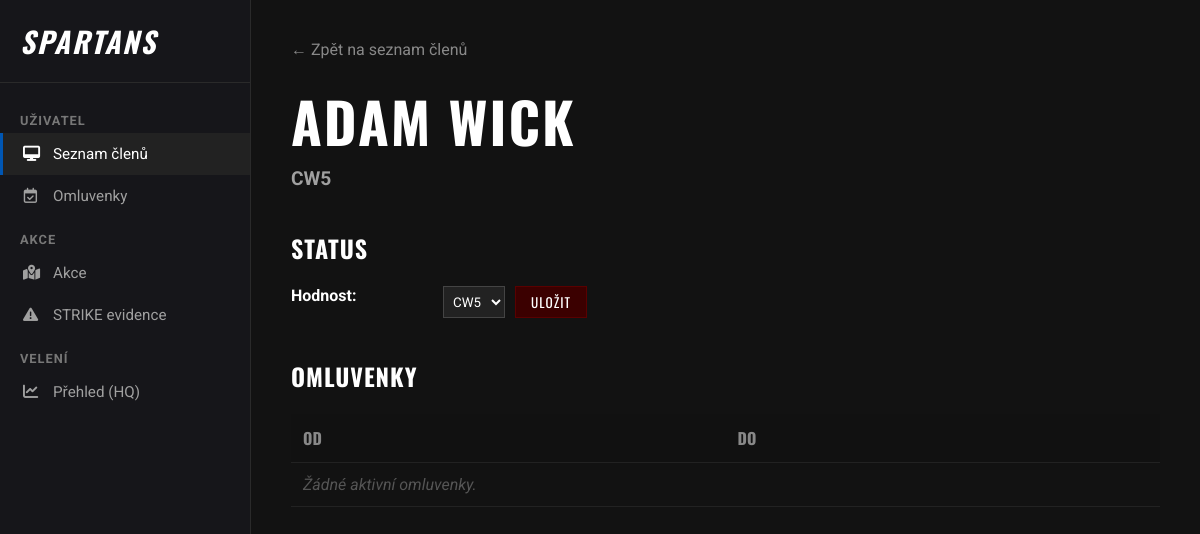
The page /profil/4 on the database its author committed.
### app.py (models this page shows)
class Clen(db.Model):
    id = db.Column(db.Integer, primary_key=True)
    jmeno = db.Column(db.String(50), nullable=False)
    hodnost_id = db.Column(db.Integer, db.ForeignKey('hodnost.id'), nullable=False)
    hodnost = db.relationship('Hodnost')

class Hodnost(db.Model):
    id = db.Column(db.Integer, primary_key=True)
    nazev = db.Column(db.String(50), nullable=False)

### app.py (the view)
@app.route('/profil/<int:id>')
def profil(id):
    vybrany_clen = Clen.query.get_or_404(id)
    omluvenky_clena = Omluvenka.query.filter_by(clen_id=id).all()
    hodnosti_z_db = Hodnost.query.all()
    return render_template('profil.html', clen=vybrany_clen, omluvenky=omluvenky_clena, hodnosti=hodnosti_z_db)

### templates/profil.html (shortened to what this page needs)
<!DOCTYPE html>
<html lang="cs">
<head>
    <link rel="stylesheet" href="https://cdnjs.cloudflare.com/ajax/libs/font-awesome/6.4.0/css/all.min.css">
    <link rel="stylesheet" href="{{ url_for('static', filename='profil.css') }}">
</head>
<body>
    <div class="sidebar">
      <div class="sidebar-brand">
        <i> SPARTANS</i>
      </div>
      <div class="sidebar-category">Uživatel</div>
      <div class="sidebar-nav">
        <a href="/" class="active"
          ><i class="fa-solid fa-desktop"></i> Seznam členů</a
        >
        <a href="/omluvenky"
          ><i class="fa-regular fa-calendar-check"></i> Omluvenky</a
        >
      </div>
      <div class="sidebar-category">Akce</div>
      <div class="sidebar-nav">
        <a href="/akce"><i class="fa-solid fa-map-location-dot"></i> Akce </a>
        <a href="/strike"><i class="fa-solid fa-triangle-exclamation"></i> STRIKE evidence</a>
      </div>
      <div class="sidebar-category">Velení</div>
      <div class="sidebar-nav">
          <a href="/dashboard"><i class="fa-solid fa-chart-line"></i> Přehled (HQ)</a>
      </div>
    </div>
    <div class="main-content">
        <a href="/" style="color: #888; text-decoration: none; margin-bottom: 20px; display: inline-block;">← Zpět na seznam členů</a>
        <div class="container">
            <div class="left-column">
                <h1>{{ clen.jmeno }}</h1>
                <div class="subtitle">{{ clen.hodnost.nazev }}</div>
                <h2>Status</h2>
                <div style="display: grid; grid-template-columns: 140px 1fr; gap: 12px; margin-bottom: 30px;">
                    <div style="font-weight: bold; color: #fff;">Hodnost:</div>
                    <div>
                        <form action="/zmenit_hodnost/{{ clen.id }}" method="POST" style="display: flex; gap: 10px; margin: 0;">
                            <select name="hodnost" style="padding: 5px;">
                                {% for h in hodnosti %}
                                    <option value="{{ h.id }}" {% if clen.hodnost_id == h.id %}selected{% endif %}>{{ h.nazev }}</option>
                                {% endfor %}
                            </select>
                            <button type="submit" style="padding: 5px 15px;">Uložit</button>
                        </form>
                    </div>
                </div>
                <h2>Omluvenky</h2>
                <table>
                    <tr>
                        <th>Od</th>
                        <th>Do</th>
                    </tr>
                    {% for omluvenka in omluvenky %}
                    <tr>
                        <td>{{ omluvenka.datum_od }}</td>
                        <td>{{ omluvenka.datum_do }}</td>
                    </tr>
                    {% else %}
                    <tr>
                        <td colspan="2" style="color: #555; font-style: italic;">Žádné aktivní omluvenky.</td>
                    </tr>
                    {% endfor %}
                </table>
            </div>
        </div>
    </div>
</body>
</html>

### static/profil.css (style rules this page uses)
body { background-color: #121212; color: #e0e0e0; font-family: 'Roboto', sans-serif; margin: 0; padding: 0; display: flex; min-height: 100vh; }
.sidebar { width: 250px; background-color: #16161a; border-right: 1px solid #2a2a2a; display: flex; flex-direction: column; padding-top: 20px; flex-shrink: 0; }
.sidebar-brand { color: #fff; font-family: 'Oswald', sans-serif; font-size: 1.8rem; font-weight: bold; letter-spacing: 2px; padding: 0 20px 20px 20px; border-bottom: 1px solid #2a2a2a; margin-bottom: 15px; display: flex; align-items: center; gap: 10px; }
.sidebar-category { color: #777; font-size: 0.8rem; text-transform: uppercase; font-weight: bold; margin: 15px 20px 5px 20px; letter-spacing: 1px; }
.sidebar-nav { display: flex; flex-direction: column; }
.sidebar-nav a { color: #a0a0a0; text-decoration: none; padding: 12px 20px; display: flex; align-items: center; gap: 15px; font-size: 0.95rem; transition: all 0.2s; border-left: 3px solid transparent; }
.sidebar-nav a.active { background-color: #222; color: #fff; border-left-color: #0056b3; }
.sidebar-nav a i { width: 15px; text-align: center; }
.main-content { flex: 1; padding: 40px; background-color: #121212; box-sizing: border-box; }
.container { max-width: 1200px; margin: 0 auto; display: flex; gap: 60px; flex-wrap: wrap; }
.left-column { flex: 1; min-width: 300px; }
h1 { font-family: 'Oswald', sans-serif; font-size: 3.5rem; margin: 0; text-transform: uppercase; color: #ffffff; letter-spacing: 2px; }
.subtitle { font-size: 1.2rem; font-weight: bold; color: #a0a0a0; margin-top: 5px; margin-bottom: 15px; }
h2 { font-family: 'Oswald', sans-serif; font-size: 1.5rem; text-transform: uppercase; letter-spacing: 1px; color: #fff; margin-top: 40px; margin-bottom: 20px; }
input, select, button { background-color: #222; color: #fff; border: 1px solid #444; padding: 10px 15px; font-family: 'Roboto', sans-serif; }
button { background-color: #3b0000; border: 1px solid #5a0000; cursor: pointer; font-family: 'Oswald', sans-serif; text-transform: uppercase; letter-spacing: 1px; transition: background 0.2s; }
table { width: 100%; border-collapse: collapse; margin-top: 10px; }
th, td { padding: 12px; text-align: left; border-bottom: 1px solid #222; }
th { background-color: #111; font-family: 'Oswald', sans-serif; color: #888; text-transform: uppercase; }

### rows shown on the page
Clen: jmeno "ADAM WICK", hodnost "CW5"
Hodnost: hodnost.nazev "CW5"
